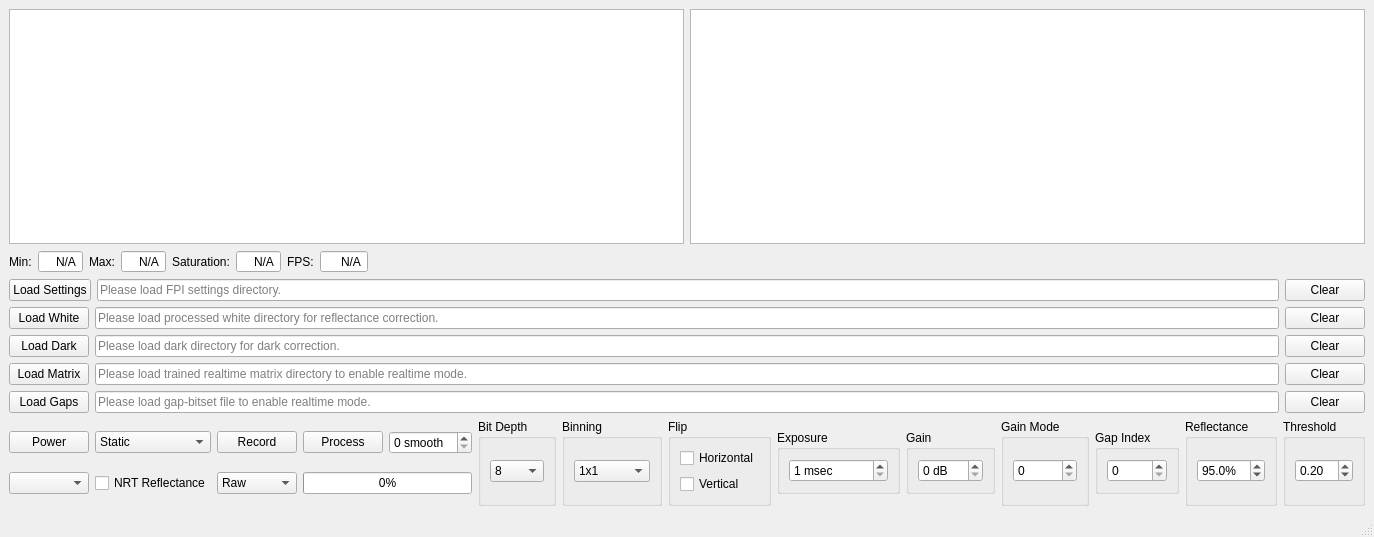
<?xml version="1.0" encoding="UTF-8"?>
<ui version="4.0">
 <class>MainWindow</class>
 <widget class="QMainWindow" name="MainWindow">
  <property name="geometry">
   <rect>
    <x>0</x>
    <y>0</y>
    <width>1252</width>
    <height>537</height>
   </rect>
  </property>
  <property name="windowTitle">
   <string>MainWindow</string>
  </property>
  <widget class="QWidget" name="centralwidget">
   <layout class="QVBoxLayout" name="verticalLayout">
    <item>
     <layout class="QHBoxLayout" name="viewsLayout">
      <item>
       <widget class="QGraphicsView" name="imageView"/>
      </item>
      <item>
       <widget class="QChartView" name="chartView"/>
      </item>
     </layout>
    </item>
    <item>
     <layout class="QHBoxLayout" name="statisticsLayout">
      <item>
       <widget class="QLabel" name="minLabel">
        <property name="text">
         <string>Min:</string>
        </property>
       </widget>
      </item>
      <item>
       <widget class="QSpinBox" name="minSpinBox">
        <property name="alignment">
         <set>Qt::AlignRight|Qt::AlignTrailing|Qt::AlignVCenter</set>
        </property>
        <property name="readOnly">
         <bool>true</bool>
        </property>
        <property name="buttonSymbols">
         <enum>QAbstractSpinBox::NoButtons</enum>
        </property>
        <property name="specialValueText">
         <string>N/A</string>
        </property>
        <property name="minimum">
         <number>-1</number>
        </property>
        <property name="maximum">
         <number>99999</number>
        </property>
        <property name="value">
         <number>-1</number>
        </property>
       </widget>
      </item>
      <item>
       <widget class="QLabel" name="maxLabel">
        <property name="text">
         <string>Max:</string>
        </property>
       </widget>
      </item>
      <item>
       <widget class="QSpinBox" name="maxSpinBox">
        <property name="alignment">
         <set>Qt::AlignRight|Qt::AlignTrailing|Qt::AlignVCenter</set>
        </property>
        <property name="readOnly">
         <bool>true</bool>
        </property>
        <property name="buttonSymbols">
         <enum>QAbstractSpinBox::NoButtons</enum>
        </property>
        <property name="specialValueText">
         <string>N/A</string>
        </property>
        <property name="minimum">
         <number>-1</number>
        </property>
        <property name="maximum">
         <number>99999</number>
        </property>
        <property name="value">
         <number>-1</number>
        </property>
       </widget>
      </item>
      <item>
       <widget class="QLabel" name="saturationLabel">
        <property name="text">
         <string>Saturation:</string>
        </property>
       </widget>
      </item>
      <item>
       <widget class="QSpinBox" name="saturationSpinBox">
        <property name="alignment">
         <set>Qt::AlignRight|Qt::AlignTrailing|Qt::AlignVCenter</set>
        </property>
        <property name="readOnly">
         <bool>true</bool>
        </property>
        <property name="buttonSymbols">
         <enum>QAbstractSpinBox::NoButtons</enum>
        </property>
        <property name="specialValueText">
         <string>N/A</string>
        </property>
        <property name="minimum">
         <number>-1</number>
        </property>
        <property name="maximum">
         <number>99999</number>
        </property>
        <property name="value">
         <number>-1</number>
        </property>
       </widget>
      </item>
      <item>
       <widget class="QLabel" name="fpsLabel">
        <property name="text">
         <string>FPS:</string>
        </property>
       </widget>
      </item>
      <item>
       <widget class="QDoubleSpinBox" name="fpsSpinBox">
        <property name="alignment">
         <set>Qt::AlignRight|Qt::AlignTrailing|Qt::AlignVCenter</set>
        </property>
        <property name="readOnly">
         <bool>true</bool>
        </property>
        <property name="buttonSymbols">
         <enum>QAbstractSpinBox::NoButtons</enum>
        </property>
        <property name="specialValueText">
         <string>N/A</string>
        </property>
        <property name="maximum">
         <double>999.990000000000009</double>
        </property>
       </widget>
      </item>
      <item>
       <spacer name="statisticsSpacer">
        <property name="orientation">
         <enum>Qt::Horizontal</enum>
        </property>
        <property name="sizeHint" stdset="0">
         <size>
          <width>40</width>
          <height>20</height>
         </size>
        </property>
       </spacer>
      </item>
     </layout>
    </item>
    <item>
     <layout class="QHBoxLayout" name="settingsLayout">
      <item>
       <widget class="QPushButton" name="loadSettingsButton">
        <property name="text">
         <string>Load Settings</string>
        </property>
       </widget>
      </item>
      <item>
       <widget class="QLineEdit" name="settingsLineEdit">
        <property name="readOnly">
         <bool>true</bool>
        </property>
        <property name="placeholderText">
         <string>Please load FPI settings directory.</string>
        </property>
       </widget>
      </item>
      <item>
       <widget class="QPushButton" name="clearSettingsButton">
        <property name="text">
         <string>Clear</string>
        </property>
       </widget>
      </item>
     </layout>
    </item>
    <item>
     <layout class="QHBoxLayout" name="whiteLayout">
      <item>
       <widget class="QPushButton" name="loadWhiteButton">
        <property name="text">
         <string>Load White</string>
        </property>
       </widget>
      </item>
      <item>
       <widget class="QLineEdit" name="whiteLineEdit">
        <property name="readOnly">
         <bool>true</bool>
        </property>
        <property name="placeholderText">
         <string>Please load processed white directory for reflectance correction.</string>
        </property>
       </widget>
      </item>
      <item>
       <widget class="QPushButton" name="clearWhiteButton">
        <property name="text">
         <string>Clear</string>
        </property>
       </widget>
      </item>
     </layout>
    </item>
    <item>
     <layout class="QHBoxLayout" name="darkLayout">
      <item>
       <widget class="QPushButton" name="loadDarkButton">
        <property name="text">
         <string>Load Dark</string>
        </property>
       </widget>
      </item>
      <item>
       <widget class="QLineEdit" name="darkLineEdit">
        <property name="readOnly">
         <bool>true</bool>
        </property>
        <property name="placeholderText">
         <string>Please load dark directory for dark correction.</string>
        </property>
       </widget>
      </item>
      <item>
       <widget class="QPushButton" name="clearDarkButton">
        <property name="text">
         <string>Clear</string>
        </property>
       </widget>
      </item>
     </layout>
    </item>
    <item>
     <layout class="QHBoxLayout" name="matrixLayout">
      <item>
       <widget class="QPushButton" name="loadMatrixButton">
        <property name="text">
         <string>Load Matrix</string>
        </property>
       </widget>
      </item>
      <item>
       <widget class="QLineEdit" name="matrixLineEdit">
        <property name="placeholderText">
         <string>Please load trained realtime matrix directory to enable realtime mode.</string>
        </property>
       </widget>
      </item>
      <item>
       <widget class="QPushButton" name="clearMatrixButton">
        <property name="text">
         <string>Clear</string>
        </property>
       </widget>
      </item>
     </layout>
    </item>
    <item>
     <layout class="QHBoxLayout" name="gapLayout">
      <item>
       <widget class="QPushButton" name="loadGapButton">
        <property name="text">
         <string>Load Gaps</string>
        </property>
       </widget>
      </item>
      <item>
       <widget class="QLineEdit" name="gapLineEdit">
        <property name="placeholderText">
         <string>Please load gap-bitset file to enable realtime mode.</string>
        </property>
       </widget>
      </item>
      <item>
       <widget class="QPushButton" name="clearGapButton">
        <property name="text">
         <string>Clear</string>
        </property>
       </widget>
      </item>
     </layout>
    </item>
    <item>
     <layout class="QHBoxLayout" name="controlsLayout">
      <item>
       <layout class="QGridLayout" name="gridLayout">
        <item row="0" column="1">
         <widget class="QComboBox" name="modeComboBox">
          <item>
           <property name="text">
            <string>Static</string>
           </property>
          </item>
          <item>
           <property name="text">
            <string>Realtime</string>
           </property>
          </item>
         </widget>
        </item>
        <item row="0" column="3">
         <widget class="QPushButton" name="processButton">
          <property name="text">
           <string>Process</string>
          </property>
         </widget>
        </item>
        <item row="0" column="2">
         <widget class="QPushButton" name="recordButton">
          <property name="text">
           <string>Record</string>
          </property>
          <property name="checkable">
           <bool>true</bool>
          </property>
         </widget>
        </item>
        <item row="1" column="2">
         <widget class="QComboBox" name="measurementTypeComboBox">
          <item>
           <property name="text">
            <string>Raw</string>
           </property>
          </item>
          <item>
           <property name="text">
            <string>White</string>
           </property>
          </item>
          <item>
           <property name="text">
            <string>Dark</string>
           </property>
          </item>
         </widget>
        </item>
        <item row="1" column="1">
         <widget class="QCheckBox" name="reflectanceCheckBox">
          <property name="text">
           <string>NRT Reflectance</string>
          </property>
         </widget>
        </item>
        <item row="1" column="0">
         <widget class="QComboBox" name="cameraComboBox"/>
        </item>
        <item row="0" column="0">
         <widget class="QPushButton" name="powerButton">
          <property name="text">
           <string>Power</string>
          </property>
          <property name="checkable">
           <bool>true</bool>
          </property>
         </widget>
        </item>
        <item row="0" column="4">
         <widget class="QSpinBox" name="smoothSpinBox">
          <property name="suffix">
           <string> smooth</string>
          </property>
          <property name="maximum">
           <number>10</number>
          </property>
         </widget>
        </item>
        <item row="1" column="3" colspan="2">
         <widget class="QProgressBar" name="progressBar">
          <property name="value">
           <number>0</number>
          </property>
         </widget>
        </item>
       </layout>
      </item>
      <item>
       <layout class="QHBoxLayout" name="spinBoxLayout">
        <item>
         <widget class="QGroupBox" name="bitDepthGroupBox">
          <property name="title">
           <string>Bit Depth</string>
          </property>
          <layout class="QHBoxLayout" name="horizontalLayout_7">
           <item>
            <widget class="QComboBox" name="bitDepthComboBox">
             <item>
              <property name="text">
               <string>8</string>
              </property>
             </item>
             <item>
              <property name="text">
               <string>16</string>
              </property>
             </item>
            </widget>
           </item>
          </layout>
         </widget>
        </item>
        <item>
         <widget class="QGroupBox" name="binningGroupBox">
          <property name="title">
           <string>Binning</string>
          </property>
          <layout class="QVBoxLayout" name="verticalLayout_2">
           <item>
            <widget class="QComboBox" name="binningComboBox">
             <item>
              <property name="text">
               <string>1x1</string>
              </property>
             </item>
             <item>
              <property name="text">
               <string>2x2 sum</string>
              </property>
             </item>
             <item>
              <property name="text">
               <string>2x2 avg</string>
              </property>
             </item>
             <item>
              <property name="text">
               <string>4x4 sum</string>
              </property>
             </item>
             <item>
              <property name="text">
               <string>4x4 avg</string>
              </property>
             </item>
             <item>
              <property name="text">
               <string>8x8 sum</string>
              </property>
             </item>
             <item>
              <property name="text">
               <string>8x8 avg</string>
              </property>
             </item>
            </widget>
           </item>
          </layout>
         </widget>
        </item>
        <item>
         <widget class="QGroupBox" name="flipGroupBox">
          <property name="title">
           <string>Flip</string>
          </property>
          <layout class="QVBoxLayout" name="verticalLayout_3">
           <item>
            <widget class="QCheckBox" name="horizontalCheckBox">
             <property name="text">
              <string>Horizontal</string>
             </property>
            </widget>
           </item>
           <item>
            <widget class="QCheckBox" name="verticalCheckBox">
             <property name="text">
              <string>Vertical</string>
             </property>
            </widget>
           </item>
          </layout>
         </widget>
        </item>
        <item>
         <widget class="QGroupBox" name="exposureGroupBox">
          <property name="sizePolicy">
           <sizepolicy hsizetype="Preferred" vsizetype="Maximum">
            <horstretch>0</horstretch>
            <verstretch>0</verstretch>
           </sizepolicy>
          </property>
          <property name="title">
           <string>Exposure</string>
          </property>
          <layout class="QHBoxLayout" name="horizontalLayout_2">
           <item>
            <widget class="QSpinBox" name="exposureSpinBox">
             <property name="keyboardTracking">
              <bool>false</bool>
             </property>
             <property name="suffix">
              <string> msec</string>
             </property>
             <property name="minimum">
              <number>1</number>
             </property>
             <property name="maximum">
              <number>999999</number>
             </property>
            </widget>
           </item>
          </layout>
         </widget>
        </item>
        <item>
         <widget class="QGroupBox" name="gainGroupBox">
          <property name="sizePolicy">
           <sizepolicy hsizetype="Preferred" vsizetype="Maximum">
            <horstretch>0</horstretch>
            <verstretch>0</verstretch>
           </sizepolicy>
          </property>
          <property name="title">
           <string>Gain</string>
          </property>
          <layout class="QHBoxLayout" name="horizontalLayout_3">
           <item>
            <widget class="QSpinBox" name="gainSpinBox">
             <property name="keyboardTracking">
              <bool>false</bool>
             </property>
             <property name="suffix">
              <string> dB</string>
             </property>
             <property name="maximum">
              <number>999</number>
             </property>
            </widget>
           </item>
          </layout>
         </widget>
        </item>
        <item>
         <widget class="QGroupBox" name="gainModeGroupBox">
          <property name="title">
           <string>Gain Mode</string>
          </property>
          <layout class="QHBoxLayout" name="horizontalLayout_6">
           <item>
            <widget class="QSpinBox" name="gainModeSpinBox"/>
           </item>
          </layout>
         </widget>
        </item>
        <item>
         <widget class="QGroupBox" name="gapIndexGroupBox">
          <property name="sizePolicy">
           <sizepolicy hsizetype="Preferred" vsizetype="Maximum">
            <horstretch>0</horstretch>
            <verstretch>0</verstretch>
           </sizepolicy>
          </property>
          <property name="title">
           <string>Gap Index</string>
          </property>
          <layout class="QHBoxLayout" name="horizontalLayout_4">
           <item>
            <widget class="QSpinBox" name="gapIndexSpinBox">
             <property name="keyboardTracking">
              <bool>false</bool>
             </property>
             <property name="maximum">
              <number>999</number>
             </property>
            </widget>
           </item>
          </layout>
         </widget>
        </item>
        <item>
         <widget class="QGroupBox" name="reflectanceGroupBox">
          <property name="title">
           <string>Reflectance</string>
          </property>
          <layout class="QHBoxLayout" name="horizontalLayout">
           <item>
            <widget class="QDoubleSpinBox" name="reflectanceSpinBox">
             <property name="suffix">
              <string>%</string>
             </property>
             <property name="decimals">
              <number>1</number>
             </property>
             <property name="maximum">
              <double>100.000000000000000</double>
             </property>
             <property name="value">
              <double>95.000000000000000</double>
             </property>
            </widget>
           </item>
          </layout>
         </widget>
        </item>
        <item>
         <widget class="QGroupBox" name="thresholdGroupBox">
          <property name="title">
           <string>Threshold</string>
          </property>
          <layout class="QHBoxLayout" name="horizontalLayout_5">
           <item>
            <widget class="QDoubleSpinBox" name="thresholdSpinBox">
             <property name="singleStep">
              <double>0.010000000000000</double>
             </property>
             <property name="value">
              <double>0.200000000000000</double>
             </property>
            </widget>
           </item>
          </layout>
         </widget>
        </item>
       </layout>
      </item>
     </layout>
    </item>
   </layout>
  </widget>
  <widget class="QMenuBar" name="menubar">
   <property name="geometry">
    <rect>
     <x>0</x>
     <y>0</y>
     <width>1252</width>
     <height>22</height>
    </rect>
   </property>
  </widget>
  <widget class="QStatusBar" name="statusbar"/>
 </widget>
 <customwidgets>
  <customwidget>
   <class>QChartView</class>
   <extends>QGraphicsView</extends>
   <header location="global">QChartView.h</header>
  </customwidget>
 </customwidgets>
 <resources/>
 <connections/>
</ui>
